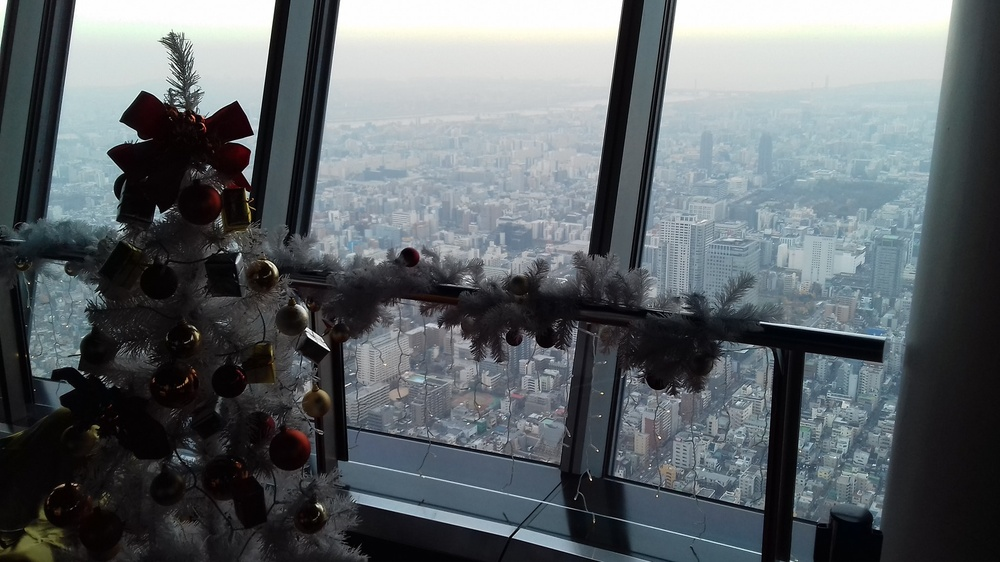
#> input picture imgs/test_clahe.jpg, 1000 x 562 px, shrunk from 2048 x 1152 before the run, found by its file name
$ jupyter execute Clahe.ipynb
#> lines starting #> are read from the running program, lines starting #| are printed output that depends on the picture
<a href="https://colab.research.google.com/github/Mastemace/GZAPV_2021/blob/main/P20133/Clahe.ipynb" target="_parent"></a>

[cell 1]
import cv2 as cv
import matplotlib.pyplot as plt

[cell 2]
img  = cv.imread('test_clahe.jpg')
#> img is the input picture: shape (562, 1000, 3); mean B, G, R 104.9, 101.1, 94.8
plt.figure(figsize=(20,20))
plt.imshow(img)

[cell 3]
img  = cv.imread('test_clahe.jpg')
img = cv.cvtColor(img, cv.COLOR_BGR2LAB);
#> img: shape (562, 1000, 3); mean of channels 0, 1, 2 103.3, 126.7, 125.1
clahe = cv.createCLAHE(clipLimit = 1.0, tileGridSize = (8,8))
img[...,0] = clahe.apply(img[...,0])
#> img: shape (562, 1000, 3); mean of channels 0, 1, 2 110.3, 126.7, 125.1
img = cv.cvtColor(img, cv.COLOR_LAB2BGR)
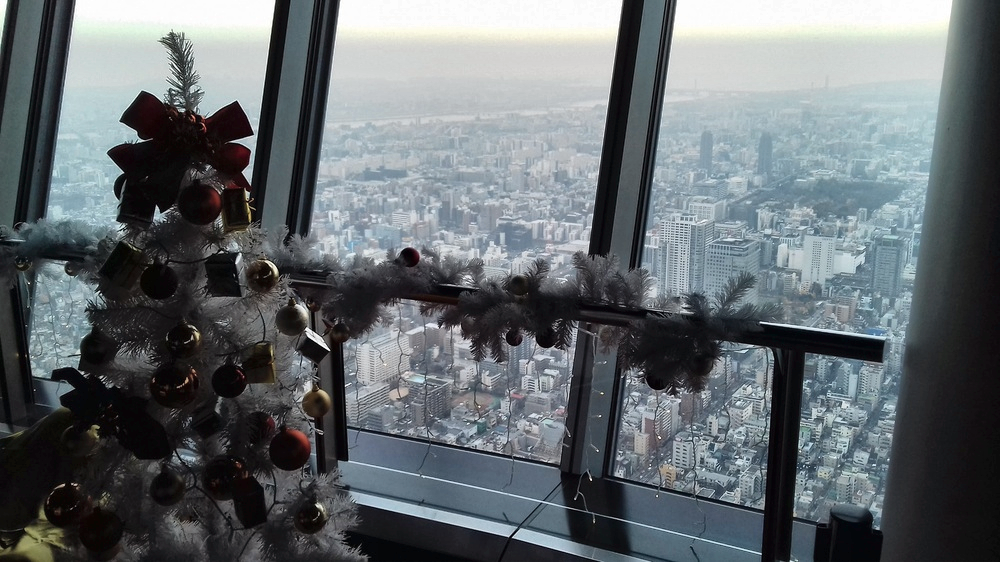
#> img: shape (562, 1000, 3); mean B, G, R 111.6, 107.8, 101.3
cv.imwrite('out_clahe.jpg',img)
plt.figure(figsize=(20,20))
plt.imshow(img)


$ run again, with imgs/irafm_2017.jpg copied over imgs/test_clahe.jpg
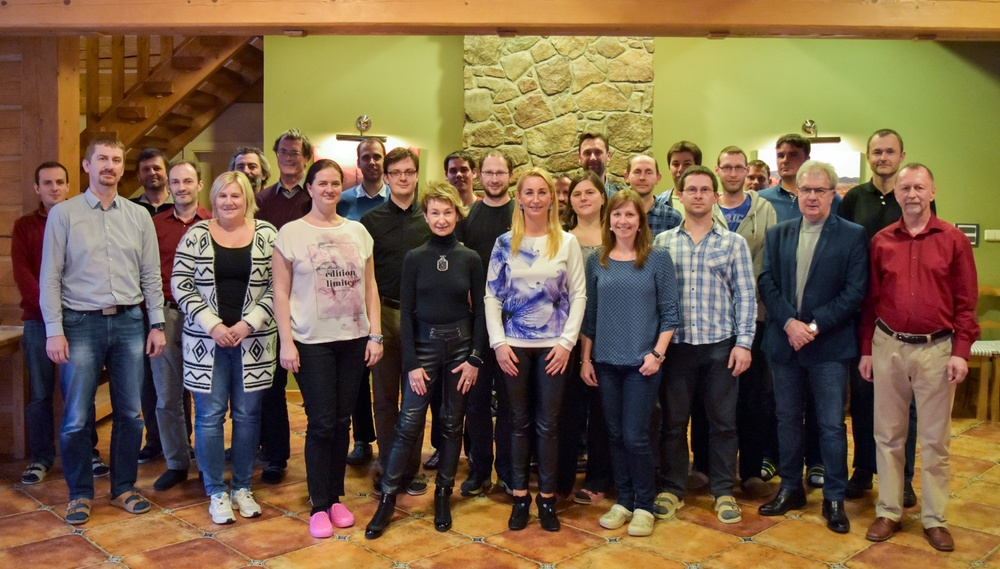
#> input picture imgs/irafm_2017.jpg, 1000 x 569 px, shrunk from 1500 x 853 before the run, found by its file name
#> img is the input picture: shape (569, 1000, 3); mean B, G, R 70.1, 97.3, 119.9
#> `img = cv.cvtColor(img, cv.COLOR_LAB2BGR)`:
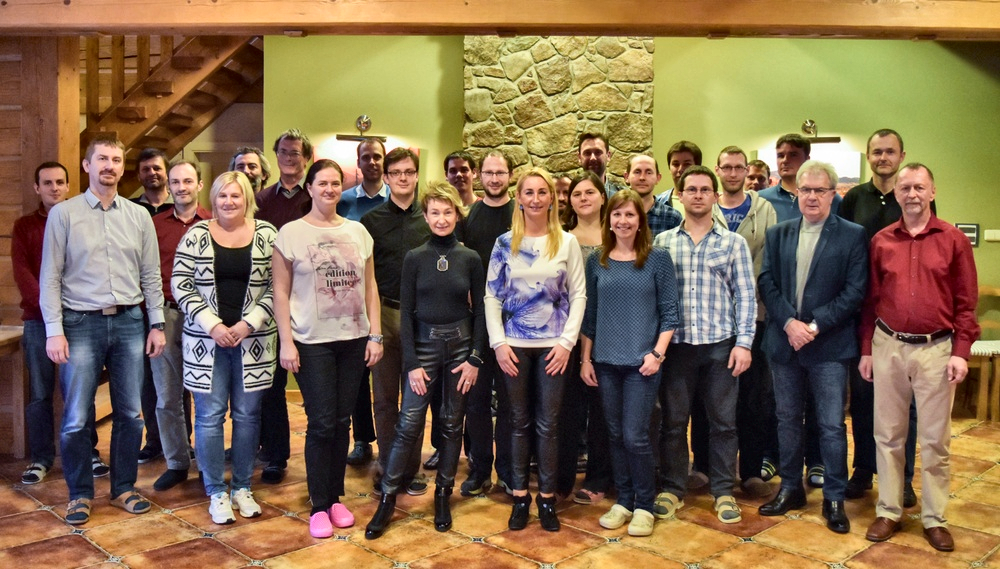
#> img: shape (569, 1000, 3); mean B, G, R 78.5, 105.9, 128.9

$ run again, with imgs/left.JPG copied over imgs/test_clahe.jpg
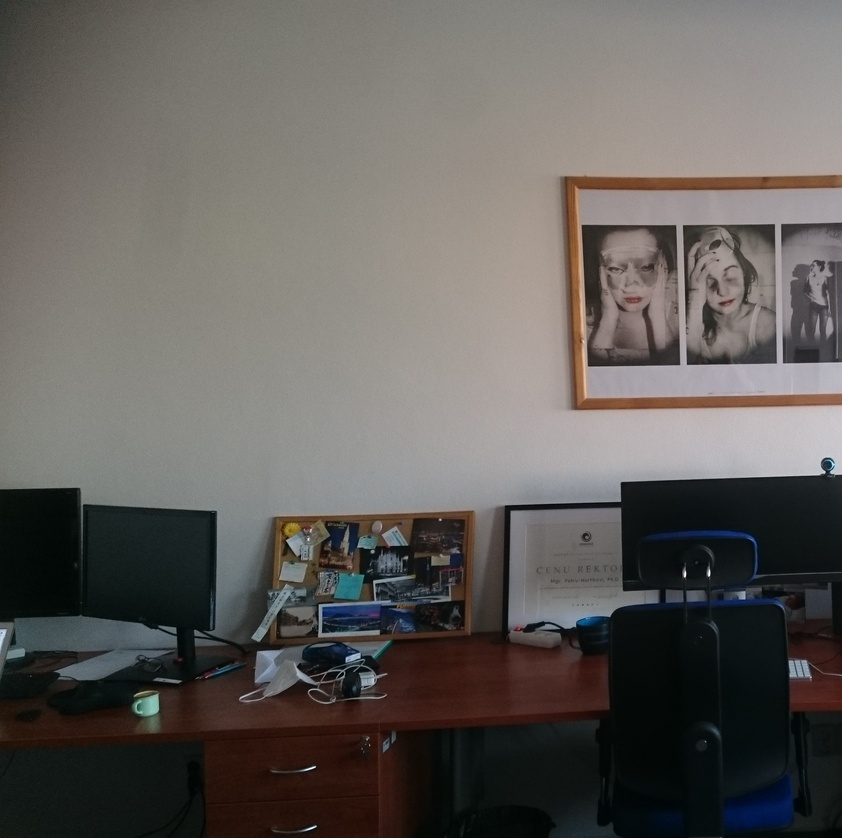
#> input picture imgs/left.JPG, 842 x 838 px, shrunk from 2168 x 2160 before the run, found by its file name
#> img is the input picture: shape (838, 842, 3); mean B, G, R 91.4, 94.7, 98.4
#> `img = cv.cvtColor(img, cv.COLOR_LAB2BGR)`:
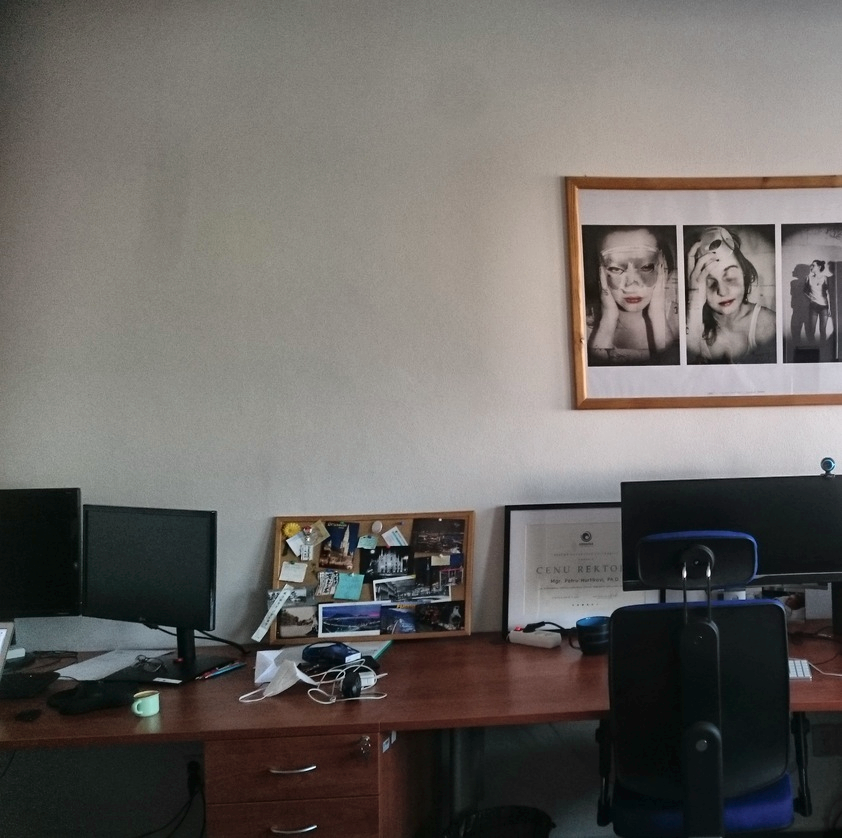
#> img: shape (838, 842, 3); mean B, G, R 99.2, 102.5, 106.3

$ run again, with imgs/left_tr.JPG copied over imgs/test_clahe.jpg
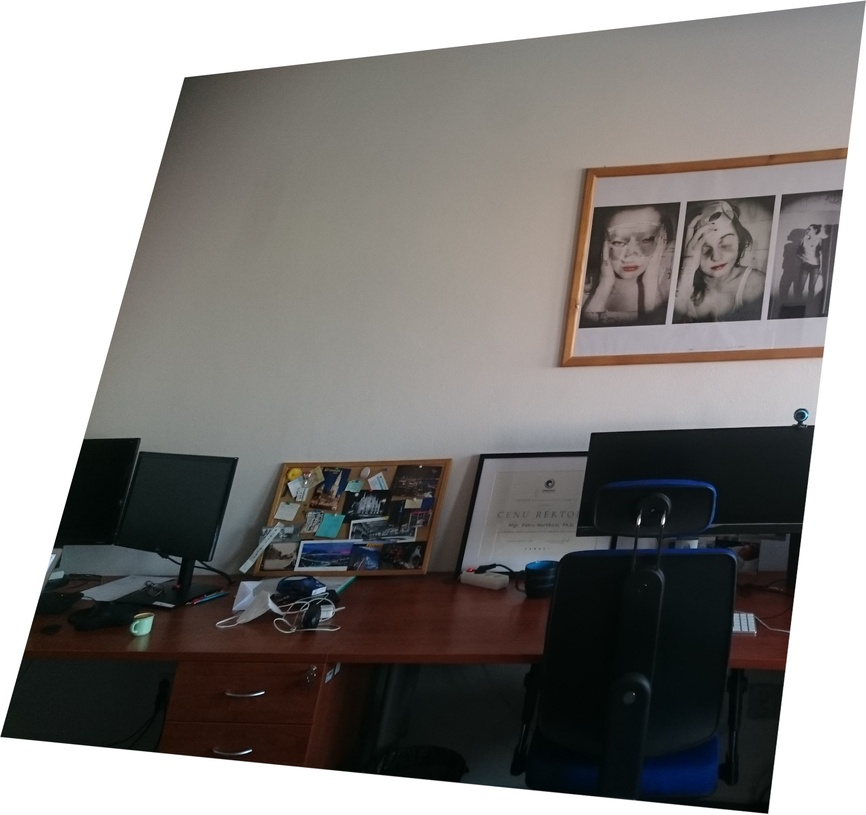
#> input picture imgs/left_tr.JPG, 866 x 815 px, shrunk from 2111 x 1987 before the run, found by its file name
#> img is the input picture: shape (815, 866, 3); mean B, G, R 127.4, 129.4, 132.1
#> `img = cv.cvtColor(img, cv.COLOR_LAB2BGR)`:
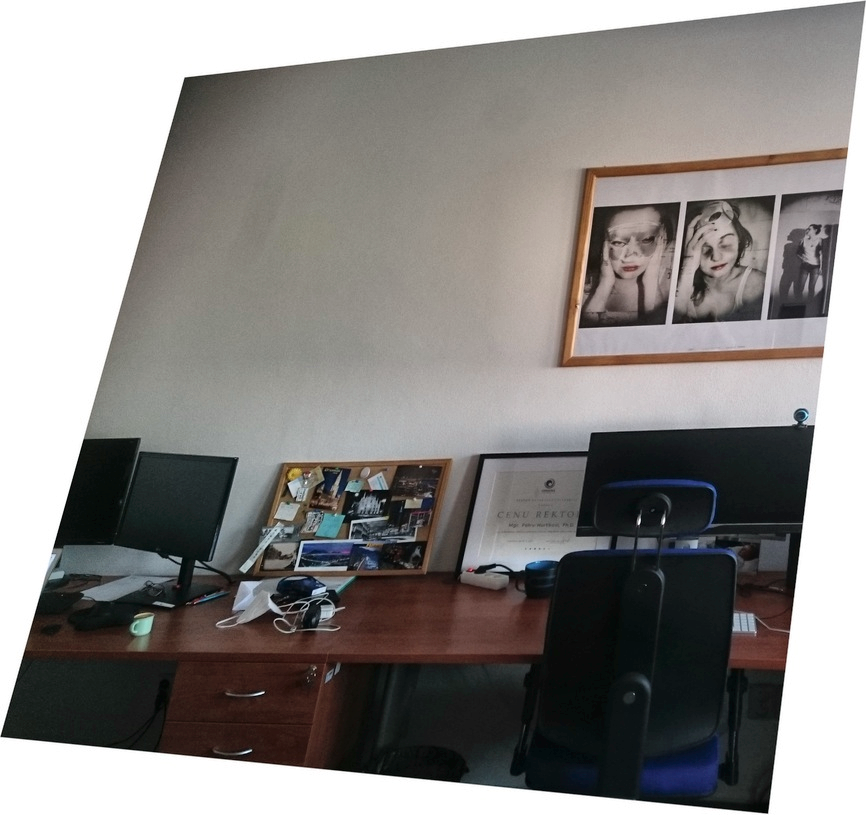
#> img: shape (815, 866, 3); mean B, G, R 133.7, 135.6, 138.5
